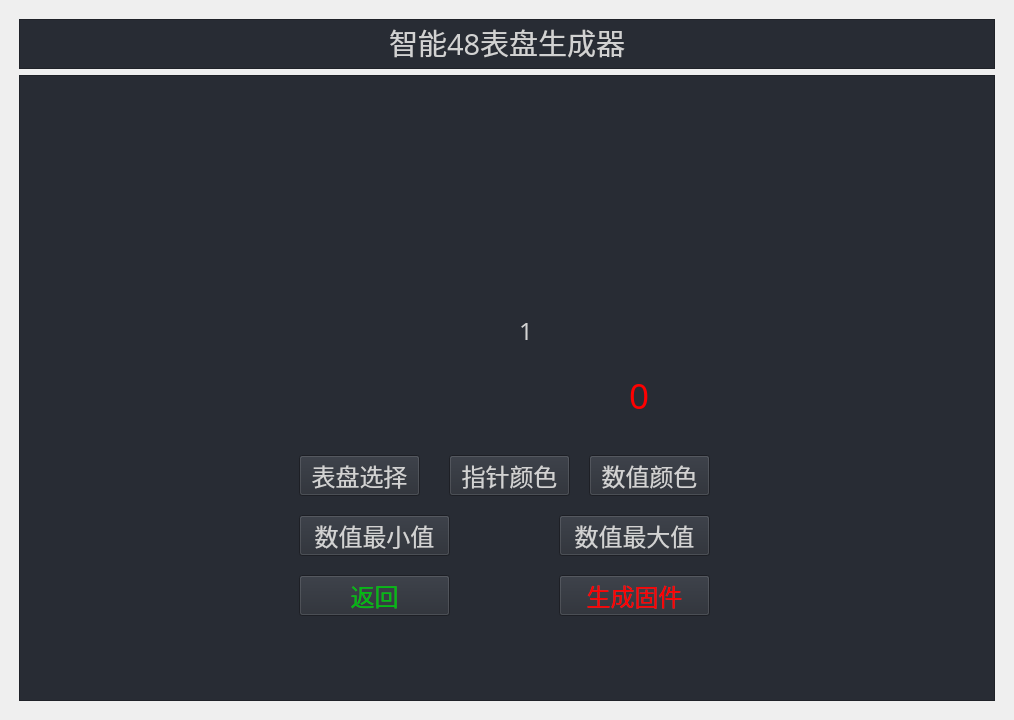
<?xml version="1.0" encoding="UTF-8"?>
<ui version="4.0">
 <class>MainWindow</class>
 <widget class="QMainWindow" name="MainWindow">
  <property name="geometry">
   <rect>
    <x>0</x>
    <y>0</y>
    <width>1014</width>
    <height>720</height>
   </rect>
  </property>
  <property name="windowTitle">
   <string>MainWindow</string>
  </property>
  <widget class="QWidget" name="centralwidget">
   <property name="styleSheet">
    <string notr="true">background: transparent;
color: rgb(210, 210, 210);</string>
   </property>
   <layout class="QVBoxLayout" name="verticalLayout">
    <item>
     <widget class="QFrame" name="frame_all">
      <property name="frameShape">
       <enum>QFrame::StyledPanel</enum>
      </property>
      <property name="frameShadow">
       <enum>QFrame::Raised</enum>
      </property>
      <layout class="QVBoxLayout" name="verticalLayout_2">
       <item>
        <widget class="QFrame" name="frame_top">
         <property name="maximumSize">
          <size>
           <width>16777215</width>
           <height>50</height>
          </size>
         </property>
         <property name="styleSheet">
          <string notr="true">background-color: rgb(40, 44, 52);</string>
         </property>
         <property name="frameShape">
          <enum>QFrame::StyledPanel</enum>
         </property>
         <property name="frameShadow">
          <enum>QFrame::Raised</enum>
         </property>
         <widget class="QLabel" name="label_titel">
          <property name="geometry">
           <rect>
            <x>370</x>
            <y>3</y>
            <width>241</width>
            <height>41</height>
           </rect>
          </property>
          <property name="font">
           <font>
            <family>宋体</family>
            <pointsize>22</pointsize>
           </font>
          </property>
          <property name="text">
           <string>智能48表盘生成器</string>
          </property>
         </widget>
        </widget>
       </item>
       <item>
        <widget class="QFrame" name="frame_main">
         <property name="styleSheet">
          <string notr="true">background-color: rgb(40, 44, 52);</string>
         </property>
         <property name="frameShape">
          <enum>QFrame::StyledPanel</enum>
         </property>
         <property name="frameShadow">
          <enum>QFrame::Raised</enum>
         </property>
         <widget class="QPushButton" name="pushButton_gague_choose">
          <property name="geometry">
           <rect>
            <x>280</x>
            <y>380</y>
            <width>121</width>
            <height>41</height>
           </rect>
          </property>
          <property name="font">
           <font>
            <family>宋体</family>
            <pointsize>18</pointsize>
           </font>
          </property>
          <property name="text">
           <string>表盘选择</string>
          </property>
         </widget>
         <widget class="QPushButton" name="pushButton_value_min">
          <property name="geometry">
           <rect>
            <x>280</x>
            <y>440</y>
            <width>151</width>
            <height>41</height>
           </rect>
          </property>
          <property name="font">
           <font>
            <family>宋体</family>
            <pointsize>18</pointsize>
           </font>
          </property>
          <property name="text">
           <string>数值最小值</string>
          </property>
         </widget>
         <widget class="QPushButton" name="pushButton_value_color">
          <property name="geometry">
           <rect>
            <x>570</x>
            <y>380</y>
            <width>121</width>
            <height>41</height>
           </rect>
          </property>
          <property name="font">
           <font>
            <family>宋体</family>
            <pointsize>18</pointsize>
           </font>
          </property>
          <property name="text">
           <string>数值颜色</string>
          </property>
         </widget>
         <widget class="QPushButton" name="pushButton_pointer_color">
          <property name="geometry">
           <rect>
            <x>430</x>
            <y>380</y>
            <width>121</width>
            <height>41</height>
           </rect>
          </property>
          <property name="font">
           <font>
            <family>宋体</family>
            <pointsize>18</pointsize>
           </font>
          </property>
          <property name="text">
           <string>指针颜色</string>
          </property>
         </widget>
         <widget class="QLabel" name="label_value">
          <property name="geometry">
           <rect>
            <x>610</x>
            <y>300</y>
            <width>31</width>
            <height>41</height>
           </rect>
          </property>
          <property name="font">
           <font>
            <family>Pixel LCD7</family>
            <pointsize>26</pointsize>
           </font>
          </property>
          <property name="styleSheet">
           <string notr="true">color: #ff0000;
background: transparent;</string>
          </property>
          <property name="frameShadow">
           <enum>QFrame::Plain</enum>
          </property>
          <property name="lineWidth">
           <number>0</number>
          </property>
          <property name="text">
           <string>0</string>
          </property>
         </widget>
         <widget class="QLabel" name="label_gague">
          <property name="geometry">
           <rect>
            <x>330</x>
            <y>110</y>
            <width>320</width>
            <height>240</height>
           </rect>
          </property>
          <property name="font">
           <font>
            <family>Pixel LCD7</family>
            <pointsize>26</pointsize>
           </font>
          </property>
          <property name="styleSheet">
           <string notr="true">background-image: url(:/images/meter_images/90/voltmeter.png);
background-repeat: no-repeat;</string>
          </property>
          <property name="frameShadow">
           <enum>QFrame::Plain</enum>
          </property>
          <property name="lineWidth">
           <number>0</number>
          </property>
          <property name="text">
           <string/>
          </property>
         </widget>
         <widget class="QLabel" name="label_pointer">
          <property name="geometry">
           <rect>
            <x>500</x>
            <y>200</y>
            <width>60</width>
            <height>111</height>
           </rect>
          </property>
          <property name="font">
           <font>
            <family>仿宋</family>
            <pointsize>18</pointsize>
           </font>
          </property>
          <property name="styleSheet">
           <string notr="true">background: transparent;
background-repeat: no-repeat;</string>
          </property>
          <property name="text">
           <string>1</string>
          </property>
         </widget>
         <widget class="QPushButton" name="pushButton_value_max">
          <property name="geometry">
           <rect>
            <x>540</x>
            <y>440</y>
            <width>151</width>
            <height>41</height>
           </rect>
          </property>
          <property name="font">
           <font>
            <family>宋体</family>
            <pointsize>18</pointsize>
           </font>
          </property>
          <property name="text">
           <string>数值最大值</string>
          </property>
         </widget>
         <widget class="QPushButton" name="pushButton_build">
          <property name="geometry">
           <rect>
            <x>540</x>
            <y>500</y>
            <width>151</width>
            <height>41</height>
           </rect>
          </property>
          <property name="font">
           <font>
            <family>宋体</family>
            <pointsize>18</pointsize>
           </font>
          </property>
          <property name="styleSheet">
           <string notr="true">color:#ff0000</string>
          </property>
          <property name="text">
           <string>生成固件</string>
          </property>
         </widget>
         <widget class="QPushButton" name="pushButton_return">
          <property name="geometry">
           <rect>
            <x>280</x>
            <y>500</y>
            <width>151</width>
            <height>41</height>
           </rect>
          </property>
          <property name="font">
           <font>
            <family>宋体</family>
            <pointsize>18</pointsize>
           </font>
          </property>
          <property name="styleSheet">
           <string notr="true">color:#00bc12</string>
          </property>
          <property name="text">
           <string>返回</string>
          </property>
         </widget>
         <zorder>pushButton_gague_choose</zorder>
         <zorder>pushButton_value_min</zorder>
         <zorder>pushButton_value_color</zorder>
         <zorder>pushButton_pointer_color</zorder>
         <zorder>label_gague</zorder>
         <zorder>label_value</zorder>
         <zorder>label_pointer</zorder>
         <zorder>pushButton_value_max</zorder>
         <zorder>pushButton_build</zorder>
         <zorder>pushButton_return</zorder>
        </widget>
       </item>
      </layout>
     </widget>
    </item>
   </layout>
  </widget>
 </widget>
 <resources>
  <include location="Meter_images.qrc"/>
 </resources>
 <connections/>
</ui>
